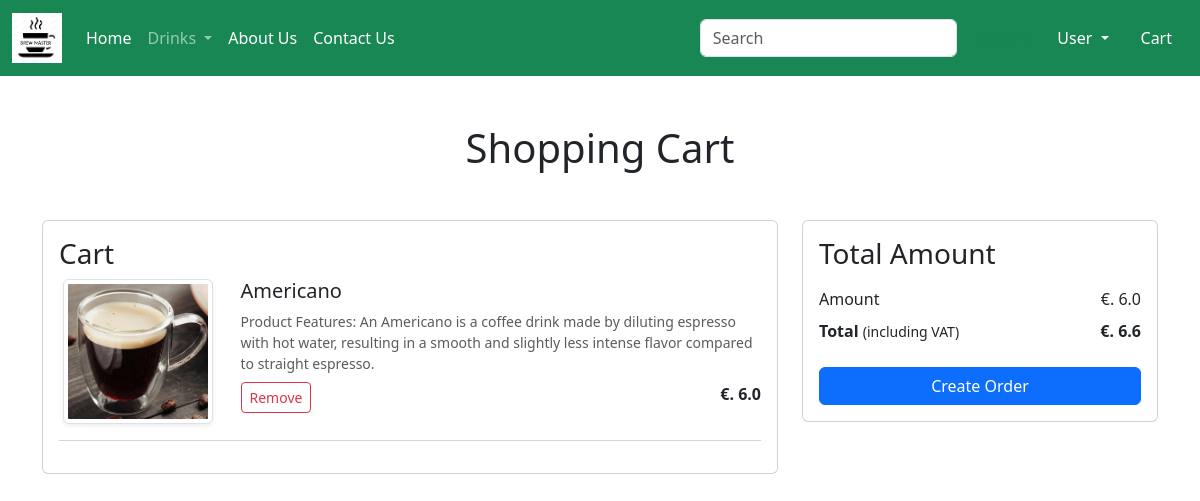
The app's page /cart/ (signed in) with its own data.
### app/models.py (models this page shows, shortened)
class Cart(models.Model):
    user = models.ForeignKey(User,null=True, on_delete=models.CASCADE)
    product = models.ForeignKey(Product, on_delete=models.CASCADE)
    quantity = models.PositiveIntegerField(default=1)

class Product(models.Model):
    title = models.CharField(max_length=100)
    selling_price = models.FloatField()
    description = models.TextField()
    composition = models.TextField(default='')
    prodapp = models.TextField(default='')
    category = models.CharField(choices=Category_choices, max_length=2)
    product_image = models.ImageField(upload_to='product')

### app/views.py (the view)
# urls.py: path('cart/', views.show_cart, name='cart'),  # This is the URL for the cart view
@login_required
def show_cart(request):
    user = request.user
    cart_items = Cart.objects.filter(user=user)
    amount = sum(item.product.selling_price * item.quantity for item in cart_items)
    gst = 0.1 * amount  # Assuming GST as 10% of the amount
    totalamount = amount + gst  # Including GST
    return render(request, 'app/addtocart.html', {
        'cart': cart_items,
        'amount': amount,
        'totalamount': totalamount
    })

### app/templates/app/addtocart.html (shortened to what this page needs)
{% extends 'app/base.html' %}
{% load static %}
{% block main-content %}
<link rel="stylesheet" href="https://cdnjs.cloudflare.com/ajax/libs/font-awesome/6.6.0/css/all.min.css">
<div class="container my-5">
    <div class="row">
        {% if cart %}
        <h1 class="text-center mb-5">Shopping Cart</h1>
        <div class="col-sm-8">
            <div class="card">
                <div class="card-body">
                    <h3>Cart</h3>
                    {% for item in cart %}
                    <div class="row">
                        <div class="col-sm-3 text-center align-self-center">
                            <img src="{{ item.product.product_image.url }}" alt="" class="img-fluid img-thumbnail shadow-sm"
                                height="150" width="150">
                        </div>
                        <div class="col-sm-9">
                            <div>
                                <h5>{{ item.product.title }}</h5>
                                <p class="mb-2 text-muted small">{{ item.product.description }}</p>
                                <div class="d-flex justify-content-between">
                                    <a href="{% url 'remove_item' item.product.id %}" class="btn btn-outline-danger btn-sm">Remove</a>
                                    <p class="mb-0"><strong>€. {{ item.product.selling_price }}</strong></p>
                                </div>
                            </div>
                        </div>
                    </div>
                    <hr class="text-muted">
                    {% endfor %}
                </div>
            </div>
        </div>
        <div class="col-sm-4">
            <div class="card">
                <div class="card-body">
                    <h3>Total Amount</h3>
                    <ul class="list-group">
                      <li class="list-group-item d-flex justify-content-between align-items-center border-0 px-0 pb-0">
                        Amount <span id="amount">€. {{ amount }}</span>
                    </li>
                    <li class="list-group-item d-flex justify-content-between align-items-center border-0 px-0 mb-3">
                        <div>
                            <strong>Total</strong> <small>(including VAT)</small>
                        </div>
                        <span id="totalamount"><strong>€. {{ totalamount }}</strong></span>
                    </li>
                    </ul>
                    <div class="d-grid">
                      <a href="{% url 'place_order' %}" class="btn btn-primary">Create Order</a>
                  </div>
                </div>
            </div>
        </div>
        {% else %}
        <h1 class="text-center mb-5">Cart is Empty</h1>
        {% endif %}
    </div>
</div>
{% endblock main-content %}

### records on screen
Cart: product.product_image (picture), product "Americano", product.description "Product Features: An Americano is a coffee drink made by diluting espresso with hot water, resulting in a smooth and slightly less intense flavor compared to straight espresso.", product.selling_price "6.0"

### other values on screen
{{ amount }} "6.0"
{{ totalamount }} "6.6"
